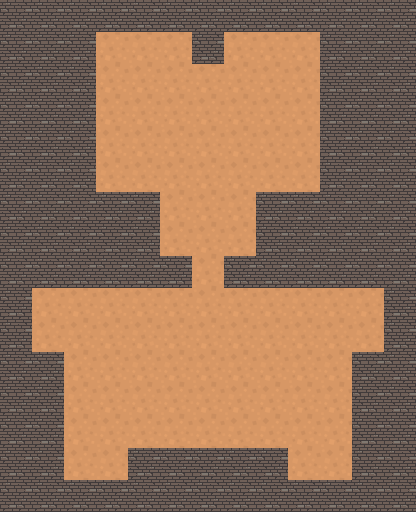

A level layout from a 2D game, rendered from its tile map. Below: a short description, then the map file with its tile-grid data intact:
An orthogonal 13x16 tile map with 32x32 px tiles, 1 tile layer (Прошарок плиток 1).

<map version="1.10" tiledversion="1.10.2" orientation="orthogonal" renderorder="left-up" width="13" height="16" tilewidth="32" tileheight="32" infinite="0" nextlayerid="2" nextobjectid="1">
 <tileset firstgid="1" source="Підлога.tsx" />
 <layer id="1" name="Прошарок плиток 1" width="13" height="16">
  <data encoding="csv">
2,2,2,2,2,2,2,2,2,2,2,2,2,
2,2,2,1,1,1,2,1,1,1,2,2,2,
2,2,2,1,1,1,1,1,1,1,2,2,2,
2,2,2,1,1,1,1,1,1,1,2,2,2,
2,2,2,1,1,1,1,1,1,1,2,2,2,
2,2,2,1,1,1,1,1,1,1,2,2,2,
2,2,2,2,2,1,1,1,2,2,2,2,2,
2,2,2,2,2,1,1,1,2,2,2,2,2,
2,2,2,2,2,2,1,2,2,2,2,2,2,
2,1,1,1,1,1,1,1,1,1,1,1,2,
2,1,1,1,1,1,1,1,1,1,1,1,2,
2,2,1,1,1,1,1,1,1,1,1,2,2,
2,2,1,1,1,1,1,1,1,1,1,2,2,
2,2,1,1,1,1,1,1,1,1,1,2,2,
2,2,1,1,2,2,2,2,2,1,1,2,2,
2,2,2,2,2,2,2,2,2,2,2,2,2
</data>
 </layer>
</map>
